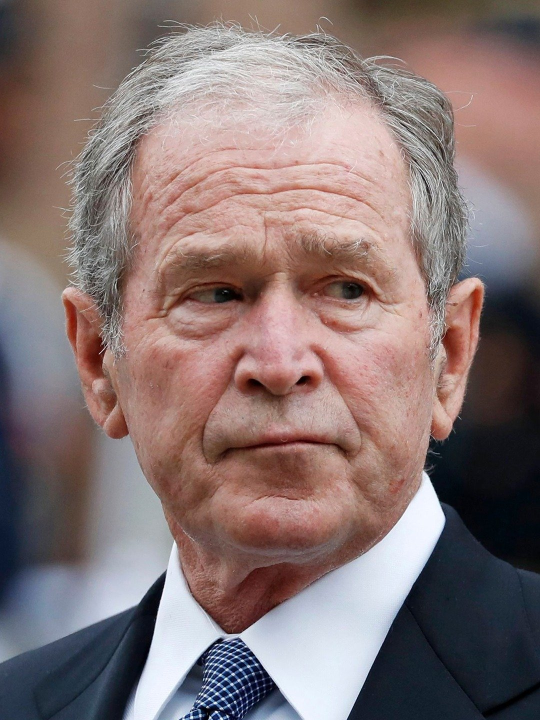
#> input picture Dataset/train/George_W.Bush/George_W.Bush_18.jpg, 1080 x 1440 px, found by its file name (shown at 1/2 size); its folder holds only this picture in this run
$ jupyter execute --allow-errors data_preprocessing.ipynb
#> lines starting #> are read from the running program, lines starting #| are printed output that depends on the picture
[cell 1]
#Import Libraries need for project
import matplotlib.pyplot as plt
import cv2
import os
import numpy as np
import random

[cell 2]
#Rename image_name
import os
from pathlib import Path

def rename_images(root_dir):
    """
    Rename images in each subfolder as:
    foldername_1.jpg, foldername_2.jpg, ...
    """
#> called with root_dir = 'Dataset/train'

    root_dir = Path(root_dir)

    # loop through each class folder
    for folder in root_dir.iterdir():

        if folder.is_dir():

            folder_name = folder.name

            images = list(folder.glob("*.*"))  # all files

            images.sort()  # keep consistent order

            count = 1

            for img_path in images:

                # keep only image files
                if img_path.suffix.lower() not in [".jpg", ".jpeg", ".png", ".bmp"]:
                    continue

                new_name = f"{folder_name}_{count}{img_path.suffix.lower()}"
                new_path = folder / new_name

                os.rename(img_path, new_path)

                print(f"{img_path.name} -> {new_name}")

                count += 1
#> pass 2 of the loop in rename_images, `for folder in root_dir.iterdir():`:

[cell 3]
rename_images("Dataset/train")

#> (a cell that did not finish here is left out)


[cell 5]
#Visualize image before face extration

path = r"Dataset\train"

plt.figure(figsize=(15, 10))

plot_num = 1

#> (the rest of this cell did not finish here and is left out)

[cell 6]
#Import haacascade model for face extraction
face_cascade = cv2.CascadeClassifier(
    cv2.data.haarcascades + 'haarcascade_frontalface_default.xml'
)

[cell 7]
#function 'extract_face' that takes as input the image name and the desired output image size and
#loads the HAAR model to perform face detection task
def extract_face(image_path, size=(160,160)):

    import os

    if not os.path.exists(image_path):
        print("File does not exist:", image_path)
        return None

    img = cv2.imread(image_path)

    if img is None:
        print("OpenCV failed to load image:", image_path)
        return None

    gray = cv2.cvtColor(img, cv2.COLOR_BGR2GRAY)


    faces = face_cascade.detectMultiScale(
        gray,
        scaleFactor=1.1,
        minNeighbors=2,
        minSize=(10,10)
    )

    if len(faces) == 0:
        print("No face found")
        return None

    x, y, w, h = max(faces, key=lambda f: f[2] * f[3])

    face = gray[y:y+h, x:x+w]
    face = cv2.cvtColor(face, cv2.COLOR_BGR2RGB)
    face = cv2.resize(face, size)

    return face

[cell 8]
#lOAD FACES FROM DIRECTORY NAME
import os
import cv2

# [31 lines left out: function load_face, not called in this run]

[cell 9]
#lOAD FACES FROM DIRECTORY NAME
import os

# [11 lines left out: function load_faces, not called in this run]

[cell 10]
test_path = r"Dataset\test"

#> (the rest of this cell did not finish here and is left out)

[cell 11]
train_path = r"Dataset\train"

#> (the rest of this cell did not finish here and is left out)

[cell 12]
#Function 'load_dataset' that takes the parent directory name and loops through its child directory to apply the load faces function.
# and assign to them the corresponding label which is the child directory name
def load_dataset(parent_dir):
#> called with parent_dir = 'extracted_faces\\train'
    X=[]
    y=[]
    for subdir in os.listdir(parent_dir):
        path=os.path.join(parent_dir,subdir)
        for img in os.listdir(path):
            image=cv2.imread(os.path.join(path,img))
#> image is the input picture: shape (1440, 1080, 3); mean B, G, R 115.4, 116.5, 134.6
            image=cv2.resize(image,(224,224))
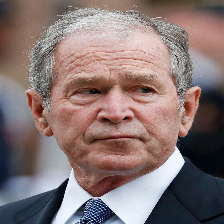
#> image: shape (224, 224, 3); mean B, G, R 115.3, 116.4, 134.5
            X.append(image)
            y.append(subdir)
#> pass 2 of the loop in load_dataset, `for subdir in os.listdir(parent_dir):`:
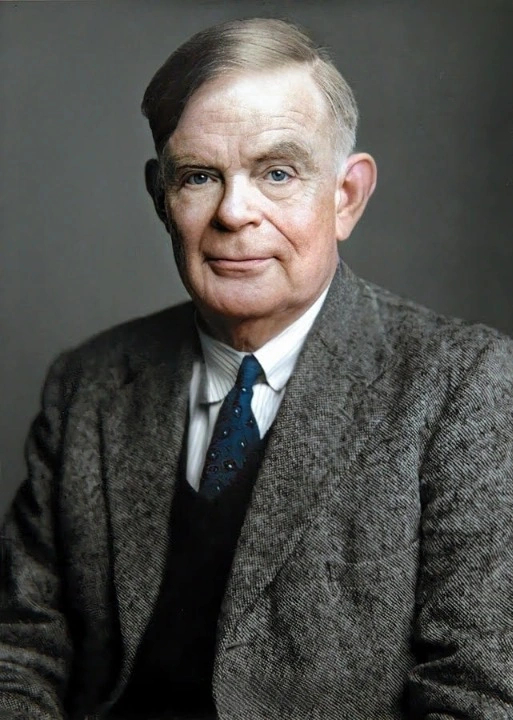
#> input picture Dataset/train/alan _turing/alan _turing_15.jpg, 513 x 720 px, found by its file name
#> in load_dataset, image is the input picture: shape (720, 513, 3); mean B, G, R 73.8, 77, 77.7
#> in load_dataset, `image=cv2.resize(image,(224,224))`:
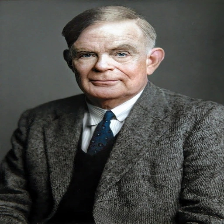
#> image: shape (224, 224, 3); mean B, G, R 73.6, 76.9, 77.6

    return X,y

[cell 13]
#Execution of function 'Load_dataset on the train set as well as on the test set
X_train,y_train = load_dataset(r"extracted_faces\train")
#> X_train = 2 items; y_train = ['George_W.Bush', 'alan _turing']
#> (the rest of this cell did not finish here and is left out)


[cell 14]
X_train = np.array(X_train)
y_train = np.array(y_train)

#> (the rest of this cell did not finish here and is left out)

[cell 15]
X_train.shape
#> Out = (2, 224, 224, 3)

#> (a cell that did not finish here is left out)

#> (a cell that did not finish here is left out)

#> (a cell that did not finish here is left out)

#> (a cell that did not finish here is left out)

[cell 20]
#Visualize Image after face extraction

unique_labels = np.unique(y_train)

plt.figure(figsize=(15, 10))

plot_num = 1

for label in unique_labels:

    # Get all indices for this person
    indices = np.where(y_train == label)[0]

    # Select 2 random faces
    sample_indices = random.sample(list(indices), min(2, len(indices)))

    for idx in sample_indices:

        plt.subplot(len(unique_labels), 2, plot_num)

        if len(X_train[idx].shape) == 2:
            plt.imshow(X_train[idx], cmap="gray")
        else:
            plt.imshow(X_train[idx])

        plt.title(label)
        plt.axis("off")

        plot_num += 1
#> this loop made 2 passes
#> (label, indices, sample_indices) on passes 1 to 2: ('George_W.Bush', [0], [0]), ('alan _turing', [1], [1])
#> after the loop, plot_num = 3

plt.tight_layout()
plt.show()
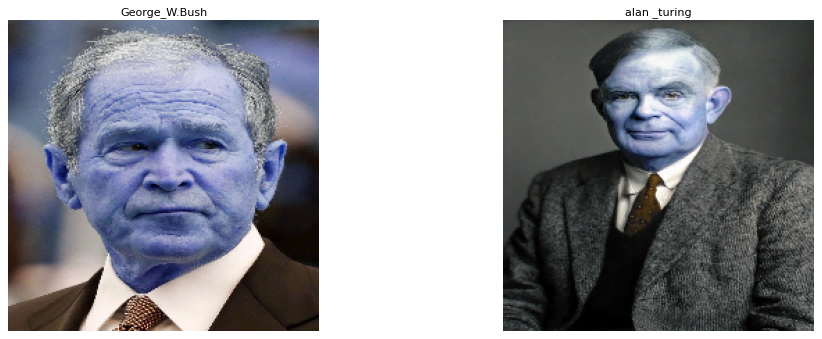
#> figure drawn by matplotlib, 2 panels

[cell 21]
image=extract_face("download.jpg")
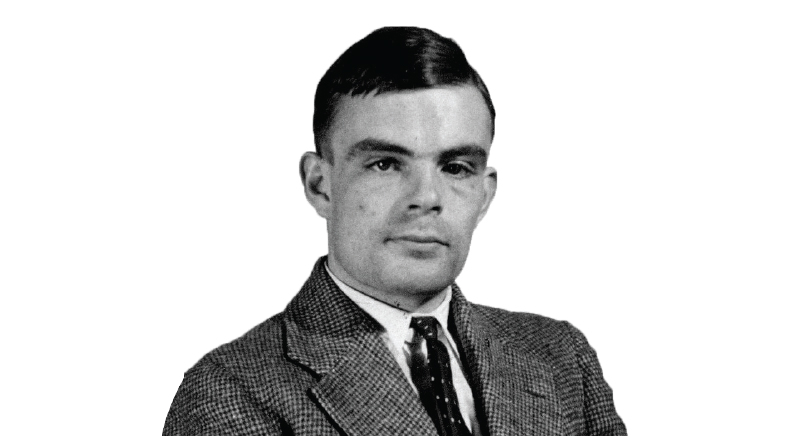
#> input picture download.jpg, 785 x 436 px
#> in extract_face, img is the input picture: shape (436, 785, 3); mean B, G, R 210.6, 210.6, 210.5
#> in extract_face, `faces = face_cascade.detectMultiScale( gray, scaleFactor=1.1, minNeigh..`: faces = [[317, 89, 202, 202]]
#> in extract_face, `x, y, w, h = max(faces, key=lambda f: f[2] * f[3])`: x = 317; y = 89; w = 202
#> in extract_face, `face = gray[y:y+h, x:x+w]`:
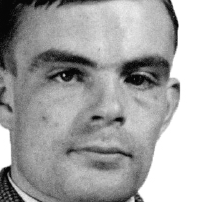
#> face: shape (202, 202); min 5, max 255, mean 162.7
#> in extract_face, `face = cv2.resize(face, size)`:
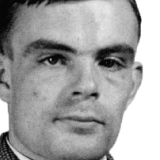
#> face: shape (160, 160, 3); min 5, max 255, mean 162.6
np

[cell 22]
np.array(image).shape
#> Out = (160, 160, 3)

[cell 23]
image=cv2.resize(image,(224,224))

[cell 24]
plt.imshow(image)

[cell 25]
cv2.imwrite("face.jpg", image)
#> Out = True
